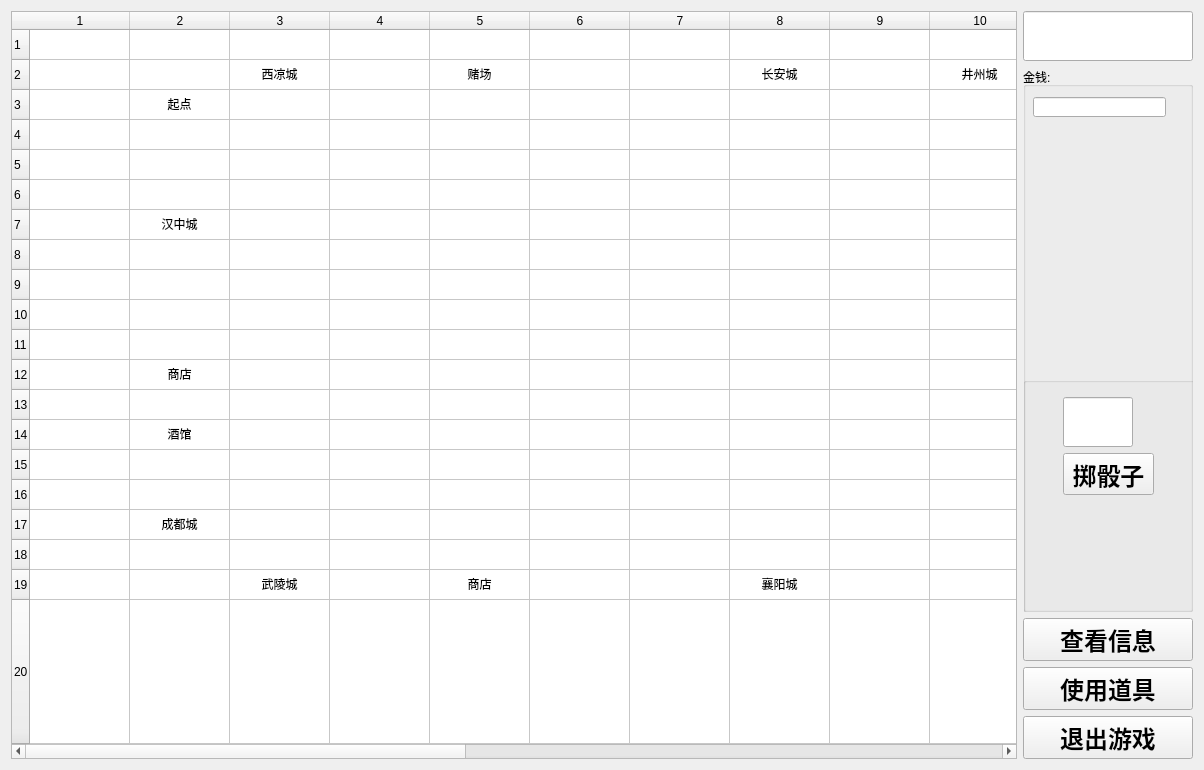
<?xml version="1.0" encoding="UTF-8"?>
<ui version="4.0">
 <class>Board</class>
 <widget class="QWidget" name="Board">
  <property name="geometry">
   <rect>
    <x>0</x>
    <y>0</y>
    <width>1204</width>
    <height>770</height>
   </rect>
  </property>
  <property name="windowTitle">
   <string>Form</string>
  </property>
  <layout class="QGridLayout" name="gridLayout">
   <item row="0" column="0">
    <widget class="QTableWidget" name="checkBoard">
     <property name="minimumSize">
      <size>
       <width>1000</width>
       <height>0</height>
      </size>
     </property>
     <property name="rowCount">
      <number>20</number>
     </property>
     <property name="columnCount">
      <number>20</number>
     </property>
     <attribute name="horizontalHeaderStretchLastSection">
      <bool>true</bool>
     </attribute>
     <attribute name="verticalHeaderStretchLastSection">
      <bool>true</bool>
     </attribute>
     <row/>
     <row/>
     <row/>
     <row/>
     <row/>
     <row/>
     <row/>
     <row/>
     <row/>
     <row/>
     <row/>
     <row/>
     <row/>
     <row/>
     <row/>
     <row/>
     <row/>
     <row/>
     <row/>
     <row/>
     <column/>
     <column/>
     <column/>
     <column/>
     <column/>
     <column/>
     <column/>
     <column/>
     <column/>
     <column/>
     <column/>
     <column/>
     <column/>
     <column/>
     <column/>
     <column/>
     <column/>
     <column/>
     <column/>
     <column/>
     <item row="0" column="0">
      <property name="text">
       <string/>
      </property>
      <property name="textAlignment">
       <set>AlignCenter</set>
      </property>
     </item>
     <item row="0" column="1">
      <property name="text">
       <string/>
      </property>
     </item>
     <item row="0" column="2">
      <property name="text">
       <string/>
      </property>
      <property name="textAlignment">
       <set>AlignCenter</set>
      </property>
     </item>
     <item row="0" column="3">
      <property name="text">
       <string/>
      </property>
     </item>
     <item row="0" column="4">
      <property name="text">
       <string/>
      </property>
      <property name="textAlignment">
       <set>AlignCenter</set>
      </property>
     </item>
     <item row="0" column="7">
      <property name="text">
       <string/>
      </property>
      <property name="textAlignment">
       <set>AlignCenter</set>
      </property>
     </item>
     <item row="0" column="9">
      <property name="text">
       <string/>
      </property>
      <property name="textAlignment">
       <set>AlignCenter</set>
      </property>
     </item>
     <item row="0" column="10">
      <property name="text">
       <string/>
      </property>
     </item>
     <item row="0" column="11">
      <property name="text">
       <string/>
      </property>
      <property name="textAlignment">
       <set>AlignCenter</set>
      </property>
     </item>
     <item row="0" column="14">
      <property name="text">
       <string/>
      </property>
      <property name="textAlignment">
       <set>AlignCenter</set>
      </property>
     </item>
     <item row="0" column="16">
      <property name="text">
       <string/>
      </property>
      <property name="textAlignment">
       <set>AlignCenter</set>
      </property>
     </item>
     <item row="0" column="18">
      <property name="text">
       <string/>
      </property>
      <property name="textAlignment">
       <set>AlignCenter</set>
      </property>
     </item>
     <item row="0" column="19">
      <property name="text">
       <string/>
      </property>
      <property name="textAlignment">
       <set>AlignCenter</set>
      </property>
     </item>
     <item row="1" column="1">
      <property name="text">
       <string> </string>
      </property>
     </item>
     <item row="1" column="2">
      <property name="text">
       <string>西凉城</string>
      </property>
      <property name="textAlignment">
       <set>AlignCenter</set>
      </property>
     </item>
     <item row="1" column="3">
      <property name="text">
       <string> </string>
      </property>
     </item>
     <item row="1" column="4">
      <property name="text">
       <string>赌场</string>
      </property>
      <property name="textAlignment">
       <set>AlignCenter</set>
      </property>
     </item>
     <item row="1" column="5">
      <property name="text">
       <string> </string>
      </property>
     </item>
     <item row="1" column="6">
      <property name="text">
       <string> </string>
      </property>
     </item>
     <item row="1" column="7">
      <property name="text">
       <string>长安城</string>
      </property>
      <property name="textAlignment">
       <set>AlignCenter</set>
      </property>
     </item>
     <item row="1" column="8">
      <property name="text">
       <string> </string>
      </property>
     </item>
     <item row="1" column="9">
      <property name="text">
       <string>井州城</string>
      </property>
      <property name="textAlignment">
       <set>AlignCenter</set>
      </property>
     </item>
     <item row="1" column="10">
      <property name="text">
       <string> </string>
      </property>
     </item>
     <item row="1" column="11">
      <property name="text">
       <string>洛阳城</string>
      </property>
      <property name="textAlignment">
       <set>AlignCenter</set>
      </property>
     </item>
     <item row="1" column="12">
      <property name="text">
       <string/>
      </property>
     </item>
     <item row="1" column="13">
      <property name="text">
       <string>商店</string>
      </property>
      <property name="textAlignment">
       <set>AlignCenter</set>
      </property>
     </item>
     <item row="1" column="14">
      <property name="text">
       <string/>
      </property>
     </item>
     <item row="1" column="15">
      <property name="text">
       <string>冀州城</string>
      </property>
      <property name="textAlignment">
       <set>AlignCenter</set>
      </property>
     </item>
     <item row="1" column="16">
      <property name="text">
       <string/>
      </property>
     </item>
     <item row="1" column="17">
      <property name="text">
       <string/>
      </property>
      <property name="textAlignment">
       <set>AlignCenter</set>
      </property>
     </item>
     <item row="1" column="18">
      <property name="text">
       <string/>
      </property>
     </item>
     <item row="1" column="19">
      <property name="text">
       <string/>
      </property>
      <property name="textAlignment">
       <set>AlignCenter</set>
      </property>
     </item>
     <item row="2" column="1">
      <property name="text">
       <string>起点</string>
      </property>
      <property name="textAlignment">
       <set>AlignCenter</set>
      </property>
     </item>
     <item row="2" column="3">
      <property name="text">
       <string/>
      </property>
      <property name="textAlignment">
       <set>AlignCenter</set>
      </property>
     </item>
     <item row="2" column="18">
      <property name="text">
       <string>许昌城</string>
      </property>
      <property name="textAlignment">
       <set>AlignCenter</set>
      </property>
     </item>
     <item row="3" column="1">
      <property name="text">
       <string/>
      </property>
     </item>
     <item row="3" column="18">
      <property name="text">
       <string/>
      </property>
     </item>
     <item row="4" column="1">
      <property name="text">
       <string/>
      </property>
     </item>
     <item row="4" column="18">
      <property name="text">
       <string>徐州城</string>
      </property>
      <property name="textAlignment">
       <set>AlignCenter</set>
      </property>
     </item>
     <item row="4" column="19">
      <property name="text">
       <string/>
      </property>
      <property name="textAlignment">
       <set>AlignCenter</set>
      </property>
     </item>
     <item row="5" column="1">
      <property name="text">
       <string/>
      </property>
     </item>
     <item row="5" column="18">
      <property name="text">
       <string/>
      </property>
     </item>
     <item row="6" column="1">
      <property name="text">
       <string>汉中城</string>
      </property>
      <property name="textAlignment">
       <set>AlignCenter</set>
      </property>
     </item>
     <item row="6" column="18">
      <property name="text">
       <string/>
      </property>
     </item>
     <item row="7" column="0">
      <property name="text">
       <string/>
      </property>
      <property name="textAlignment">
       <set>AlignCenter</set>
      </property>
     </item>
     <item row="7" column="1">
      <property name="text">
       <string/>
      </property>
     </item>
     <item row="7" column="18">
      <property name="text">
       <string/>
      </property>
     </item>
     <item row="8" column="1">
      <property name="text">
       <string/>
      </property>
     </item>
     <item row="8" column="18">
      <property name="text">
       <string>酒馆</string>
      </property>
      <property name="textAlignment">
       <set>AlignCenter</set>
      </property>
     </item>
     <item row="8" column="19">
      <property name="text">
       <string/>
      </property>
      <property name="textAlignment">
       <set>AlignCenter</set>
      </property>
     </item>
     <item row="9" column="1">
      <property name="text">
       <string/>
      </property>
     </item>
     <item row="9" column="18">
      <property name="text">
       <string/>
      </property>
     </item>
     <item row="10" column="1">
      <property name="text">
       <string/>
      </property>
     </item>
     <item row="10" column="18">
      <property name="text">
       <string/>
      </property>
     </item>
     <item row="11" column="0">
      <property name="text">
       <string/>
      </property>
      <property name="textAlignment">
       <set>AlignCenter</set>
      </property>
     </item>
     <item row="11" column="1">
      <property name="text">
       <string>商店</string>
      </property>
      <property name="textAlignment">
       <set>AlignCenter</set>
      </property>
     </item>
     <item row="11" column="18">
      <property name="text">
       <string>商店</string>
      </property>
      <property name="textAlignment">
       <set>AlignCenter</set>
      </property>
     </item>
     <item row="12" column="1">
      <property name="text">
       <string/>
      </property>
     </item>
     <item row="12" column="18">
      <property name="text">
       <string>建业城</string>
      </property>
      <property name="textAlignment">
       <set>AlignCenter</set>
      </property>
     </item>
     <item row="12" column="19">
      <property name="text">
       <string/>
      </property>
      <property name="textAlignment">
       <set>AlignCenter</set>
      </property>
     </item>
     <item row="13" column="1">
      <property name="text">
       <string>酒馆</string>
      </property>
      <property name="textAlignment">
       <set>AlignCenter</set>
      </property>
     </item>
     <item row="13" column="18">
      <property name="text">
       <string/>
      </property>
     </item>
     <item row="14" column="1">
      <property name="text">
       <string/>
      </property>
     </item>
     <item row="14" column="18">
      <property name="text">
       <string/>
      </property>
     </item>
     <item row="15" column="1">
      <property name="text">
       <string/>
      </property>
     </item>
     <item row="15" column="18">
      <property name="text">
       <string/>
      </property>
     </item>
     <item row="16" column="1">
      <property name="text">
       <string>成都城</string>
      </property>
      <property name="textAlignment">
       <set>AlignCenter</set>
      </property>
     </item>
     <item row="16" column="18">
      <property name="text">
       <string>柴桑城</string>
      </property>
      <property name="textAlignment">
       <set>AlignCenter</set>
      </property>
     </item>
     <item row="16" column="19">
      <property name="text">
       <string/>
      </property>
      <property name="textAlignment">
       <set>AlignCenter</set>
      </property>
     </item>
     <item row="17" column="0">
      <property name="text">
       <string/>
      </property>
      <property name="textAlignment">
       <set>AlignCenter</set>
      </property>
     </item>
     <item row="17" column="1">
      <property name="text">
       <string/>
      </property>
     </item>
     <item row="17" column="18">
      <property name="text">
       <string/>
      </property>
     </item>
     <item row="18" column="1">
      <property name="text">
       <string/>
      </property>
     </item>
     <item row="18" column="2">
      <property name="text">
       <string>武陵城</string>
      </property>
      <property name="textAlignment">
       <set>AlignCenter</set>
      </property>
     </item>
     <item row="18" column="3">
      <property name="text">
       <string/>
      </property>
     </item>
     <item row="18" column="4">
      <property name="text">
       <string>商店</string>
      </property>
      <property name="textAlignment">
       <set>AlignCenter</set>
      </property>
     </item>
     <item row="18" column="5">
      <property name="text">
       <string/>
      </property>
     </item>
     <item row="18" column="6">
      <property name="text">
       <string/>
      </property>
     </item>
     <item row="18" column="7">
      <property name="text">
       <string>襄阳城</string>
      </property>
      <property name="textAlignment">
       <set>AlignCenter</set>
      </property>
     </item>
     <item row="18" column="8">
      <property name="text">
       <string/>
      </property>
     </item>
     <item row="18" column="9">
      <property name="text">
       <string/>
      </property>
     </item>
     <item row="18" column="10">
      <property name="text">
       <string>赌场</string>
      </property>
      <property name="textAlignment">
       <set>AlignCenter</set>
      </property>
     </item>
     <item row="18" column="11">
      <property name="text">
       <string>酒馆</string>
      </property>
      <property name="textAlignment">
       <set>AlignCenter</set>
      </property>
     </item>
     <item row="18" column="12">
      <property name="text">
       <string/>
      </property>
     </item>
     <item row="18" column="13">
      <property name="text">
       <string>荆州城</string>
      </property>
      <property name="textAlignment">
       <set>AlignCenter</set>
      </property>
     </item>
     <item row="18" column="14">
      <property name="text">
       <string/>
      </property>
     </item>
     <item row="18" column="15">
      <property name="text">
       <string/>
      </property>
     </item>
     <item row="18" column="16">
      <property name="text">
       <string>长沙城</string>
      </property>
      <property name="textAlignment">
       <set>AlignCenter</set>
      </property>
     </item>
     <item row="18" column="17">
      <property name="text">
       <string/>
      </property>
     </item>
     <item row="18" column="18">
      <property name="text">
       <string/>
      </property>
     </item>
     <item row="19" column="2">
      <property name="text">
       <string/>
      </property>
      <property name="textAlignment">
       <set>AlignCenter</set>
      </property>
     </item>
     <item row="19" column="4">
      <property name="text">
       <string/>
      </property>
      <property name="textAlignment">
       <set>AlignCenter</set>
      </property>
     </item>
     <item row="19" column="8">
      <property name="text">
       <string/>
      </property>
      <property name="textAlignment">
       <set>AlignCenter</set>
      </property>
     </item>
     <item row="19" column="10">
      <property name="text">
       <string/>
      </property>
     </item>
     <item row="19" column="11">
      <property name="text">
       <string/>
      </property>
     </item>
     <item row="19" column="14">
      <property name="text">
       <string/>
      </property>
      <property name="textAlignment">
       <set>AlignCenter</set>
      </property>
     </item>
     <item row="19" column="17">
      <property name="text">
       <string/>
      </property>
      <property name="textAlignment">
       <set>AlignCenter</set>
      </property>
     </item>
    </widget>
   </item>
   <item row="0" column="1">
    <layout class="QVBoxLayout" name="verticalLayout">
     <item>
      <widget class="QLineEdit" name="playerTurn">
       <property name="minimumSize">
        <size>
         <width>170</width>
         <height>50</height>
        </size>
       </property>
       <property name="maximumSize">
        <size>
         <width>50</width>
         <height>16777215</height>
        </size>
       </property>
       <property name="font">
        <font>
         <family>Arial</family>
         <pointsize>14</pointsize>
         <weight>75</weight>
         <bold>true</bold>
        </font>
       </property>
       <property name="alignment">
        <set>Qt::AlignCenter</set>
       </property>
       <property name="readOnly">
        <bool>true</bool>
       </property>
      </widget>
     </item>
     <item>
      <widget class="QGroupBox" name="groupBox">
       <property name="title">
        <string>金钱:</string>
       </property>
       <widget class="QLineEdit" name="currentPlayerMoney">
        <property name="geometry">
         <rect>
          <x>10</x>
          <y>30</y>
          <width>133</width>
          <height>20</height>
         </rect>
        </property>
        <property name="sizePolicy">
         <sizepolicy hsizetype="Expanding" vsizetype="Preferred">
          <horstretch>0</horstretch>
          <verstretch>0</verstretch>
         </sizepolicy>
        </property>
        <property name="maximumSize">
         <size>
          <width>16777215</width>
          <height>30</height>
         </size>
        </property>
        <property name="readOnly">
         <bool>true</bool>
        </property>
       </widget>
       <widget class="QGroupBox" name="groupBox_2">
        <property name="geometry">
         <rect>
          <x>0</x>
          <y>310</y>
          <width>178</width>
          <height>298</height>
         </rect>
        </property>
        <property name="title">
         <string/>
        </property>
        <widget class="QWidget" name="layoutWidget">
         <property name="geometry">
          <rect>
           <x>40</x>
           <y>20</y>
           <width>91</width>
           <height>98</height>
          </rect>
         </property>
         <layout class="QVBoxLayout" name="verticalLayout_2">
          <item>
           <widget class="QLineEdit" name="diceNumber">
            <property name="minimumSize">
             <size>
              <width>70</width>
              <height>50</height>
             </size>
            </property>
            <property name="maximumSize">
             <size>
              <width>50</width>
              <height>16777215</height>
             </size>
            </property>
            <property name="font">
             <font>
              <family>Arial</family>
              <pointsize>20</pointsize>
              <weight>75</weight>
              <bold>true</bold>
             </font>
            </property>
            <property name="alignment">
             <set>Qt::AlignCenter</set>
            </property>
            <property name="readOnly">
             <bool>true</bool>
            </property>
           </widget>
          </item>
          <item>
           <widget class="QPushButton" name="throwDice">
            <property name="minimumSize">
             <size>
              <width>50</width>
              <height>40</height>
             </size>
            </property>
            <property name="font">
             <font>
              <family>Arial</family>
              <pointsize>18</pointsize>
              <weight>75</weight>
              <bold>true</bold>
             </font>
            </property>
            <property name="text">
             <string>掷骰子</string>
            </property>
           </widget>
          </item>
         </layout>
        </widget>
       </widget>
      </widget>
     </item>
     <item>
      <widget class="QPushButton" name="checkInfoBtn">
       <property name="minimumSize">
        <size>
         <width>50</width>
         <height>40</height>
        </size>
       </property>
       <property name="font">
        <font>
         <family>Arial</family>
         <pointsize>18</pointsize>
         <weight>75</weight>
         <bold>true</bold>
        </font>
       </property>
       <property name="text">
        <string>查看信息</string>
       </property>
      </widget>
     </item>
     <item>
      <widget class="QPushButton" name="useItemBtn">
       <property name="minimumSize">
        <size>
         <width>50</width>
         <height>40</height>
        </size>
       </property>
       <property name="font">
        <font>
         <family>Arial</family>
         <pointsize>18</pointsize>
         <weight>75</weight>
         <bold>true</bold>
        </font>
       </property>
       <property name="text">
        <string>使用道具</string>
       </property>
      </widget>
     </item>
     <item>
      <widget class="QPushButton" name="quitGameBtn">
       <property name="minimumSize">
        <size>
         <width>50</width>
         <height>40</height>
        </size>
       </property>
       <property name="font">
        <font>
         <family>Arial</family>
         <pointsize>18</pointsize>
         <weight>75</weight>
         <bold>true</bold>
        </font>
       </property>
       <property name="text">
        <string>退出游戏</string>
       </property>
      </widget>
     </item>
    </layout>
   </item>
  </layout>
 </widget>
 <resources/>
 <connections/>
</ui>
